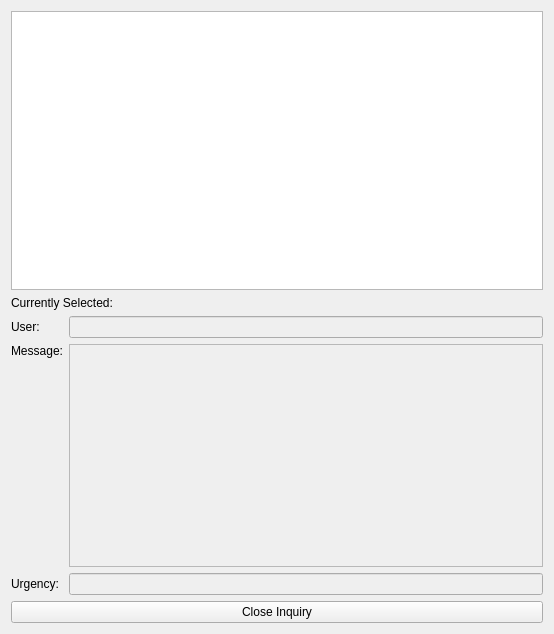
<?xml version="1.0" encoding="UTF-8"?>
<ui version="4.0">
 <class>DepartmentView</class>
 <widget class="QWidget" name="DepartmentView">
  <property name="geometry">
   <rect>
    <x>0</x>
    <y>0</y>
    <width>554</width>
    <height>634</height>
   </rect>
  </property>
  <property name="windowTitle">
   <string>DepartmentView</string>
  </property>
  <layout class="QVBoxLayout" name="verticalLayout">
   <item>
    <widget class="QTableView" name="tableView"/>
   </item>
   <item>
    <widget class="QLabel" name="label">
     <property name="text">
      <string>Currently Selected:</string>
     </property>
    </widget>
   </item>
   <item>
    <layout class="QGridLayout" name="gridLayout">
     <item row="0" column="0">
      <widget class="QLabel" name="label_2">
       <property name="text">
        <string>User:</string>
       </property>
      </widget>
     </item>
     <item row="0" column="1">
      <widget class="QLineEdit" name="usernameBox">
       <property name="enabled">
        <bool>false</bool>
       </property>
      </widget>
     </item>
     <item row="1" column="0" alignment="Qt::AlignmentFlag::AlignTop">
      <widget class="QLabel" name="label_3">
       <property name="text">
        <string>Message:</string>
       </property>
      </widget>
     </item>
     <item row="1" column="1">
      <widget class="QTextEdit" name="messageBox">
       <property name="enabled">
        <bool>false</bool>
       </property>
      </widget>
     </item>
     <item row="2" column="0">
      <widget class="QLabel" name="label_4">
       <property name="text">
        <string>Urgency:</string>
       </property>
      </widget>
     </item>
     <item row="2" column="1">
      <widget class="QLineEdit" name="urgencyBox">
       <property name="enabled">
        <bool>false</bool>
       </property>
      </widget>
     </item>
    </layout>
   </item>
   <item>
    <layout class="QHBoxLayout" name="horizontalLayout">
     <item>
      <widget class="QPushButton" name="closeInquiryButton">
       <property name="text">
        <string>Close Inquiry</string>
       </property>
      </widget>
     </item>
    </layout>
   </item>
  </layout>
 </widget>
 <resources/>
 <connections/>
</ui>
